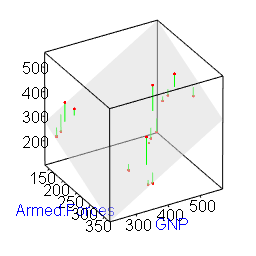

R code for this plot:
# install.packages('rpanel')
require(rpanel)  # load required package rpanel
data(longley)  # load dataset longley
attach(longley)  # attach dataset longley
rp.regression(cbind(GNP, Armed.Forces), Unemployed, panel.plot = F)  # regression 3D plot
